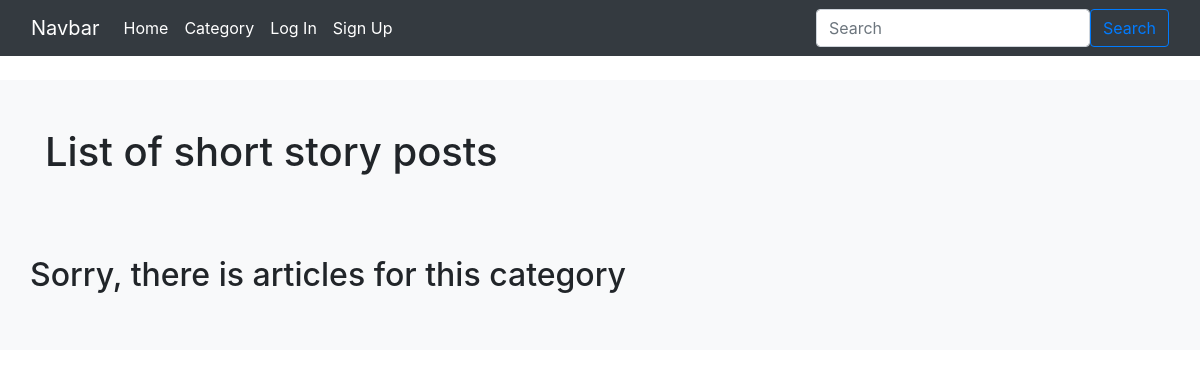
/catlist/5/, run on an earlier commit of the app's database.
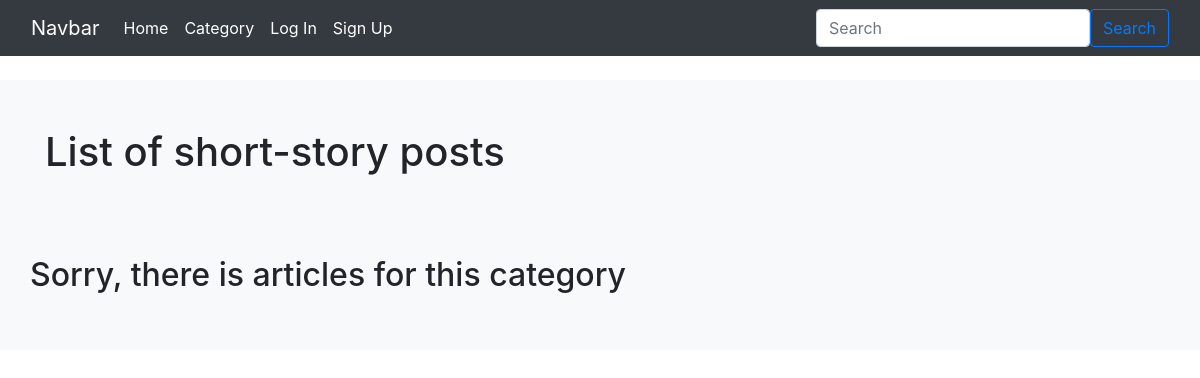
And on a later commit of the database.
### posts/models.py (models this page shows, shortened)
class Categories(models.Model):
    objects = None
    category_name = models.CharField(max_length=64)

### posts/views.py (the view)
# urls.py: path('catlist/<category_id>/', views.category_posts, name='category_posts'),
def category_posts(request, category_id):
    category = Categories.objects.get(id=category_id)
    posts = Blogpost.objects.filter(category=category)
    context = {
        'category': category,
        'posts': posts
    }
    return render(request, 'category.html', context)

### users/templates/category.html
{% extends 'base.html' %}
{% block content %}
<div class="album py-5 bg-light">
  <div class="container">
    <div class="row">
      <div class="col-12 pb-5">
        <h1> List of {{category.category_name}} posts</h1>
      </div>
      {% for post in posts %}
      <div class="col-xs-9 col-md-9 col-lg-6 pt-2">
            <div class="card h-100">
              <img class="card-img-top h-50 p-3" src="{{ post.imageUrl }}"  alt="{{ post.title }}">
              <div class="card-body d-flex flex-column">
                <h5 class="card-title">{{ post.title }}</h5>
                <div class="text-muted mb-3">
                  <div>
                    <span>created: {{ post.created_on|date:"N j Y" }} |</span>
                    <span>updated: {{ post.updated_on|timesince }} ago </span>
                    <p>
                    author: {{ post.author }} |
                    <span class="badge badge-dark">{{ post.category }}</span>
                    </p>
                  </div>
                </div>
                <p class="card-text">{{ post.summary|truncatewords:20 }}</p>
                <div class="row justify-content-end mt-auto">
                    <a class="btn btn-outline-primary" href="{{ post.get_absolute_url }}">Read more ...</a>
                </div>
              </div>
            </div>
          </div>
        {% empty %}
            <div  class="justify-content-start">
                <br><h2>Sorry, there is articles for this category</h2>
            </div>
        {% endfor %}
    </div>
  </div>
</div>
{% endblock content %}

What changed in the data, as far as the page shows it:
changed Categories: category_name "short story" → "short-story"
